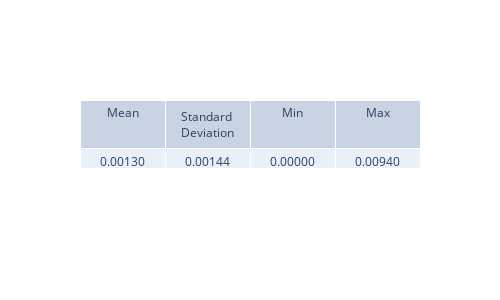

Source (notebook cell):
### Code cell
plt.figure(figsize=(8, 6), dpi=200)
psi_sq_diff = np.abs(psi_sq_pinn - psi_sq_analytical)
view_metrics(psi_sq_diff)

plt.pcolormesh(x_values, t_values, psi_sq_diff.transpose(), shading="auto")
plt.colorbar(label='∆|psi(x,t)|^2')
plt.xlabel('x')
plt.ylabel('t')
plt.title('Absolute error of |psi|^2')
plt.show()

### Figure 1 — Plotly figure (JSON) as saved in the notebook; plotly's stock layout.template omitted (floating-point values rounded to 4 significant figures)
{"data": [{"cells": {"values": [["0.00130"], ["0.00144"], ["0.00000"], ["0.00940"]]}, "header": {"values": ["Mean", "Standard Deviation", "Min", "Max"]}, "type": "table"}], "layout": {"height": 300, "width": 500}}
